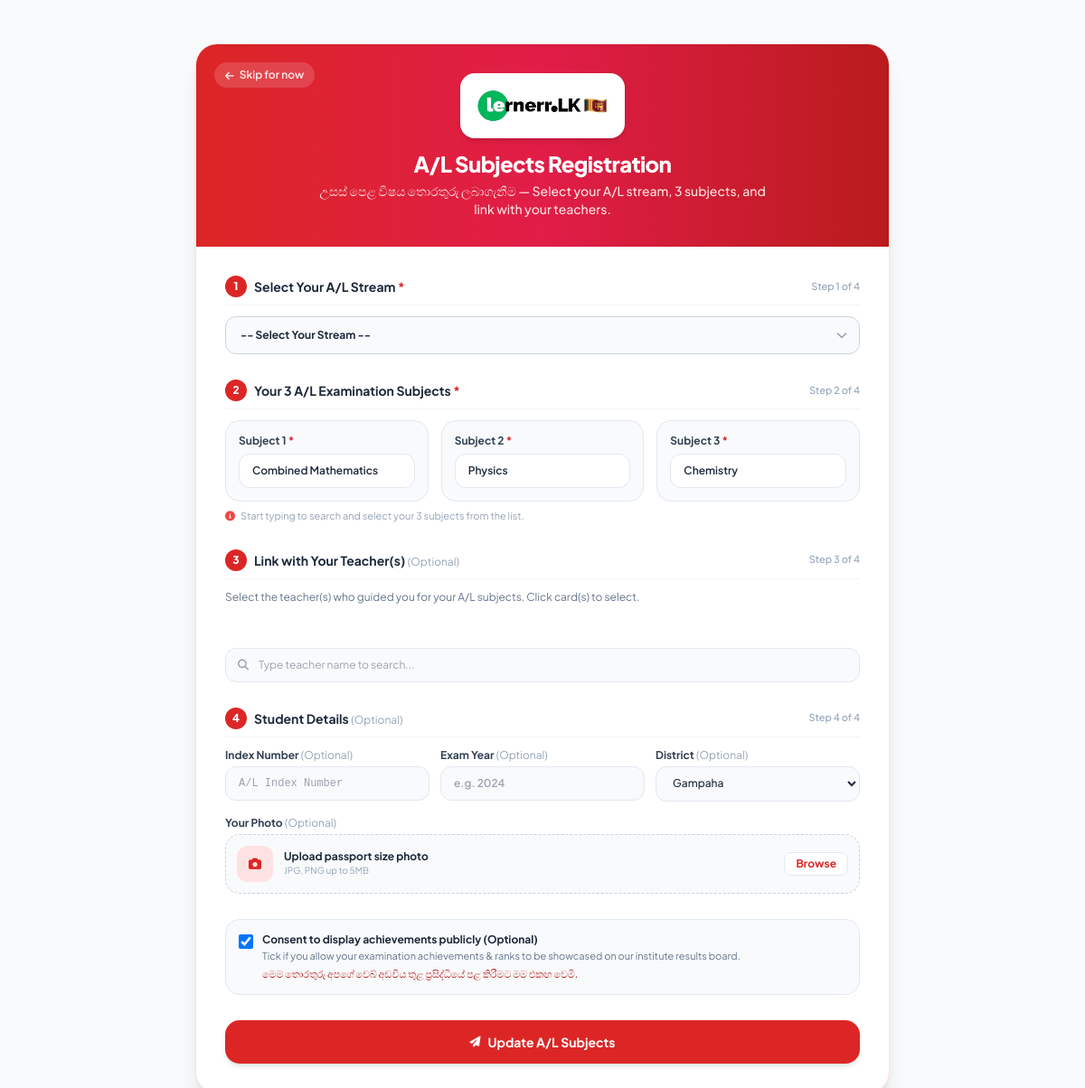
/student/al_results_form.php (signed in), run on the app's committed database.
### tables this page shows
CREATE TABLE `al_exam_submissions` (
  `id` int(11) NOT NULL,
  `student_id` varchar(20) NOT NULL COMMENT 'FK to users.user_id',
  `subject_1` varchar(100) NOT NULL,
  `result_1` varchar(5) DEFAULT NULL,
  `subject_2` varchar(100) NOT NULL,
  `result_2` varchar(5) DEFAULT NULL,
  `subject_3` varchar(100) NOT NULL,
  `result_3` varchar(5) DEFAULT NULL,
  `index_number` varchar(50) DEFAULT NULL,
  `district` varchar(50) NOT NULL,
  `stream` varchar(50) DEFAULT NULL COMMENT 'Arts, Commerce, Science, Tech',
  `photo_path` varchar(255) DEFAULT NULL,
  `agreed_to_publish` tinyint(1) DEFAULT 0,
  `results_submitted_at` timestamp NULL DEFAULT NULL,
  `created_at` timestamp NOT NULL DEFAULT current_timestamp(),
  `updated_at` timestamp NOT NULL DEFAULT current_timestamp() ON UPDATE current_timestamp(),
  `district_rank` int(11) DEFAULT NULL,
  `island_rank` int(11) DEFAULT NULL,
  `exam_year` int(11) DEFAULT NULL
);

### student/al_results_form.php (the view, shortened to what the rows shown need)
<?php
require_once '../config.php';
$user_id = $_SESSION['user_id'];
$rank_columns = [
    'stream'               => "ALTER TABLE al_exam_submissions ADD COLUMN stream VARCHAR(50) DEFAULT NULL",
    'teacher_id'           => "ALTER TABLE al_exam_submissions ADD COLUMN teacher_id VARCHAR(255) DEFAULT NULL AFTER student_id",
    'result_1'             => "ALTER TABLE al_exam_submissions ADD COLUMN result_1 VARCHAR(5) DEFAULT NULL",
    'result_2'             => "ALTER TABLE al_exam_submissions ADD COLUMN result_2 VARCHAR(5) DEFAULT NULL",
    'result_3'             => "ALTER TABLE al_exam_submissions ADD COLUMN result_3 VARCHAR(5) DEFAULT NULL",
    'agreed_to_publish'    => "ALTER TABLE al_exam_submissions ADD COLUMN agreed_to_publish TINYINT(1) DEFAULT 0",
    'district_rank'        => "ALTER TABLE al_exam_submissions ADD COLUMN district_rank INT(11) DEFAULT NULL",
    'island_rank'          => "ALTER TABLE al_exam_submissions ADD COLUMN island_rank INT(11) DEFAULT NULL",
    'exam_year'            => "ALTER TABLE al_exam_submissions ADD COLUMN exam_year INT(11) DEFAULT NULL",
    'z_score'              => "ALTER TABLE al_exam_submissions ADD COLUMN z_score DECIMAL(6,4) DEFAULT NULL",
    'results_submitted_at' => "ALTER TABLE al_exam_submissions ADD COLUMN results_submitted_at TIMESTAMP NULL DEFAULT NULL"
];
foreach ($rank_columns as $col => $ddl) {
    $check_col = $conn->query("SHOW COLUMNS FROM al_exam_submissions LIKE '{$col}'");
    if ($check_col && $check_col->num_rows === 0) {
        $conn->query($ddl);
    }
}
$stmt = $conn->prepare("SELECT * FROM al_exam_submissions WHERE student_id = ?");
$stmt->bind_param("s", $user_id);
$stmt->execute();
$submission = $stmt->get_result()->fetch_assoc();
$selected_s1 = $_POST['subject_1'] ?? ($submission['subject_1'] ?? '');
$selected_s2 = $_POST['subject_2'] ?? ($submission['subject_2'] ?? '');
$selected_s3 = $_POST['subject_3'] ?? ($submission['subject_3'] ?? '');
$selected_dst = $_POST['district'] ?? ($submission['district'] ?? '');
$selected_agreed = isset($_POST['agreed_to_publish']) ? 1 : ($submission['agreed_to_publish'] ?? 0);
?>
<!DOCTYPE html>
<html lang="en">
<head>
    <script src="https://cdn.tailwindcss.com"></script>
    <link href="https://cdnjs.cloudflare.com/ajax/libs/font-awesome/6.4.0/css/all.min.css" rel="stylesheet">
</head>
<body class="bg-slate-50 text-slate-800 min-h-screen py-8 sm:py-12 px-3 sm:px-6">
    <div class="max-w-3xl w-full mx-auto bg-white rounded-3xl shadow-xl border border-red-100 overflow-hidden">
        <div class="relative bg-gradient-to-r from-red-600 via-rose-600 to-red-700 p-6 sm:p-8 text-white text-center shadow-inner">
            <h1 class="text-xl sm:text-2xl font-black tracking-tight">A/L Subjects Registration</h1>
        </div>
        <div class="p-5 sm:p-8">
            <form action="" method="POST" enctype="multipart/form-data" class="space-y-7">
                <div>
                    <div class="grid grid-cols-1 md:grid-cols-3 gap-3.5">
                        <div class="p-3.5 bg-slate-50/90 rounded-2xl border border-slate-200">
                            <div class="relative">
                                <input type="text" name="subject_1" id="subject_1" required autocomplete="off"
                                       value="<?php echo htmlspecialchars($selected_s1); ?>"
                                       class="w-full px-3.5 py-2.5 bg-white border border-slate-200 rounded-xl focus:ring-2 focus:ring-red-500 focus:border-red-500 text-xs font-semibold text-slate-800 transition-all outline-none"
                                       placeholder="Subject 1 Name...">
                            </div>
                        </div>
                        <div class="p-3.5 bg-slate-50/90 rounded-2xl border border-slate-200">
                            <div class="relative">
                                <input type="text" name="subject_2" id="subject_2" required autocomplete="off"
                                       value="<?php echo htmlspecialchars($selected_s2); ?>"
                                       class="w-full px-3.5 py-2.5 bg-white border border-slate-200 rounded-xl focus:ring-2 focus:ring-red-500 focus:border-red-500 text-xs font-semibold text-slate-800 transition-all outline-none"
                                       placeholder="Subject 2 Name...">
                            </div>
                        </div>
                        <div class="p-3.5 bg-slate-50/90 rounded-2xl border border-slate-200">
                            <div class="relative">
                                <input type="text" name="subject_3" id="subject_3" required autocomplete="off"
                                       value="<?php echo htmlspecialchars($selected_s3); ?>"
                                       class="w-full px-3.5 py-2.5 bg-white border border-slate-200 rounded-xl focus:ring-2 focus:ring-red-500 focus:border-red-500 text-xs font-semibold text-slate-800 transition-all outline-none"
                                       placeholder="Subject 3 Name...">
                            </div>
                        </div>
                    </div>
                </div>
                <div>
                    <div class="grid grid-cols-1 sm:grid-cols-3 gap-3 mb-4">
                        <div>
                            <label class="block text-xs font-bold text-slate-700 mb-1">District <span class="text-slate-400 font-normal">(Optional)</span></label>
                            <select name="district"
                                    class="w-full px-3.5 py-2.5 bg-slate-50 border border-slate-200 rounded-xl focus:ring-2 focus:ring-red-500 focus:border-red-500 focus:bg-white text-xs font-medium text-slate-800 transition-all outline-none cursor-pointer">
                                <?php
                                $districts = ["Colombo", "Gampaha", "Kalutara", "Kandy", "Matale", "Nuwara Eliya", "Galle", "Matara", "Hambantota", "Jaffna", "Kilinochchi", "Mannar", "Vavuniya", "Mullaitivu", "Batticaloa", "Ampara", "Trincomalee", "Kurunegala", "Puttalam", "Anuradhapura", "Polonnaruwa", "Badulla", "Monaragala", "Ratnapura", "Kegalle"];
                                foreach ($districts as $d): ?>
                                    <option value="<?php echo $d; ?>" <?php echo $selected_dst === $d ? 'selected' : ''; ?>><?php echo $d; ?></option>
                                <?php endforeach; ?>
                            </select>
                        </div>
                    </div>
                </div>
                <div class="p-3.5 bg-slate-50 rounded-2xl border border-slate-200">
                    <label class="inline-flex items-start gap-2.5 cursor-pointer select-none">
                        <input id="agreed_to_publish" name="agreed_to_publish" type="checkbox" <?php echo $selected_agreed ? 'checked' : ''; ?>
                               class="mt-0.5 h-4 w-4 text-red-600 border-slate-300 rounded focus:ring-red-500">
                        <div class="text-xs">
                            <span class="font-bold text-slate-800">Consent to display achievements publicly (Optional)</span>
                            <p class="text-[11px] text-slate-500 mt-0.5">Tick if you allow your examination achievements & ranks to be showcased on our institute results board.</p>
                            <p class="text-[11px] text-red-700 font-medium mt-1">මෙම තොරතුරු අපගේ වෙබ් අඩවිය තුළ ප්‍රසිද්ධියේ පළ කිරීමට මම එකඟ වෙමි.</p>
                        </div>
                    </label>
                </div>
            </form>
        </div>
    </div>
</body>
</html>

### data on the page
al_exam_submissions: subject_1 "Combined Mathematics", subject_2 "Physics", subject_3 "Chemistry", district "Gampaha", agreed_to_publish "☑"
